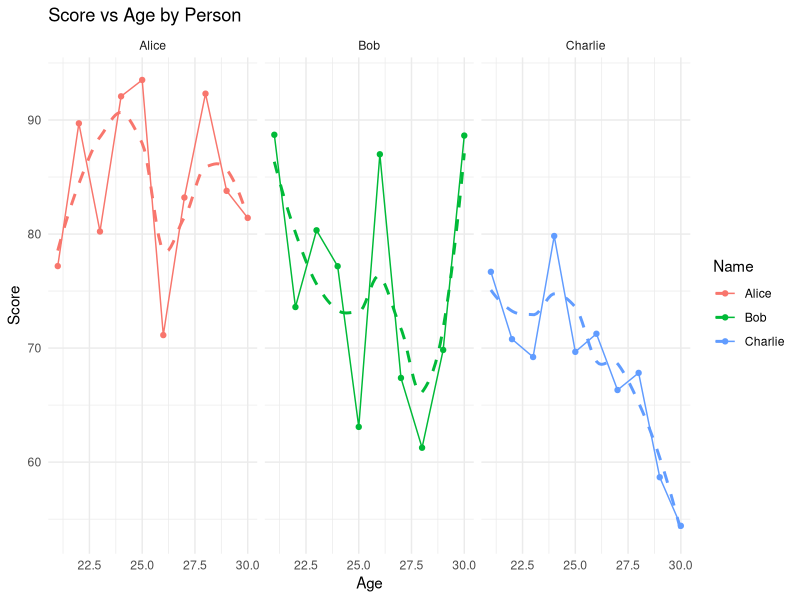

Recreate this plot in R.
library(ggplot2)

set.seed(123)
data <- data.frame( Name = rep(c("Alice", "Bob", "Charlie"), each = 10),
                    Age = rep(21:30, 3),
                    Score = c(runif(10, 70, 95), runif(10, 60, 90), runif(10, 50, 80)))


p <- ggplot(data, aes(x = Age, y = Score, color = Name)) +
  geom_line() +
  geom_point() +
  geom_smooth(method = "loess", se = FALSE, linetype = "dashed") +
  facet_wrap(~ Name) +
  labs(title = "Score vs Age by Person", x = "Age", y = "Score") +
  theme_minimal()

print(p)
